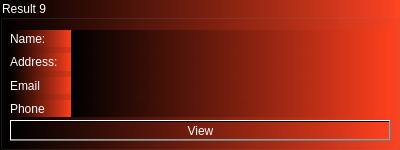
         <widget class="QGroupBox" name="groupBox_8">
          <property name="minimumSize">
           <size>
            <width>400</width>
            <height>150</height>
           </size>
          </property>
          <property name="maximumSize">
           <size>
            <width>400</width>
            <height>150</height>
           </size>
          </property>
          <property name="autoFillBackground">
           <bool>false</bool>
          </property>
          <property name="styleSheet">
           <string notr="true">color: white;
background-color:
qlineargradient(spread:pad, x1:0, y1:0, x2:1, y2:0, stop:0 rgba(0, 0, 0, 255), stop:1 rgba(255, 64, 30,220))
</string>
          </property>
          <property name="title">
           <string>Result 9</string>
          </property>
          <widget class="QWidget" name="verticalLayoutWidget_61">
           <property name="geometry">
            <rect>
             <x>70</x>
             <y>30</y>
             <width>321</width>
             <height>87</height>
            </rect>
           </property>
           <layout class="QVBoxLayout" name="verticalLayout_62">
            <property name="sizeConstraint">
             <enum>QLayout::SetMinimumSize</enum>
            </property>
            <item>
             <widget class="QLabel" name="label_441">
              <property name="text">
               <string/>
              </property>
             </widget>
            </item>
            <item>
             <widget class="QLabel" name="label_442">
              <property name="text">
               <string/>
              </property>
             </widget>
            </item>
            <item>
             <widget class="QLabel" name="label_443">
              <property name="text">
               <string/>
              </property>
             </widget>
            </item>
            <item>
             <widget class="QLabel" name="label_444">
              <property name="text">
               <string/>
              </property>
             </widget>
            </item>
           </layout>
          </widget>
          <widget class="QWidget" name="verticalLayoutWidget_62">
           <property name="geometry">
            <rect>
             <x>10</x>
             <y>30</y>
             <width>61</width>
             <height>87</height>
            </rect>
           </property>
           <layout class="QVBoxLayout" name="verticalLayout_63">
            <item>
             <widget class="QLabel" name="label_445">
              <property name="text">
               <string>Name:</string>
              </property>
             </widget>
            </item>
            <item>
             <widget class="QLabel" name="label_446">
              <property name="text">
               <string>Address:</string>
              </property>
             </widget>
            </item>
            <item>
             <widget class="QLabel" name="label_447">
              <property name="text">
               <string>Email</string>
              </property>
             </widget>
            </item>
            <item>
             <widget class="QLabel" name="label_448">
              <property name="text">
               <string>Phone</string>
              </property>
             </widget>
            </item>
           </layout>
          </widget>
          <widget class="QPushButton" name="pushButton_8">
           <property name="geometry">
            <rect>
             <x>10</x>
             <y>120</y>
             <width>381</width>
             <height>21</height>
            </rect>
           </property>
           <property name="text">
            <string>View</string>
           </property>
          </widget>
         </widget>
